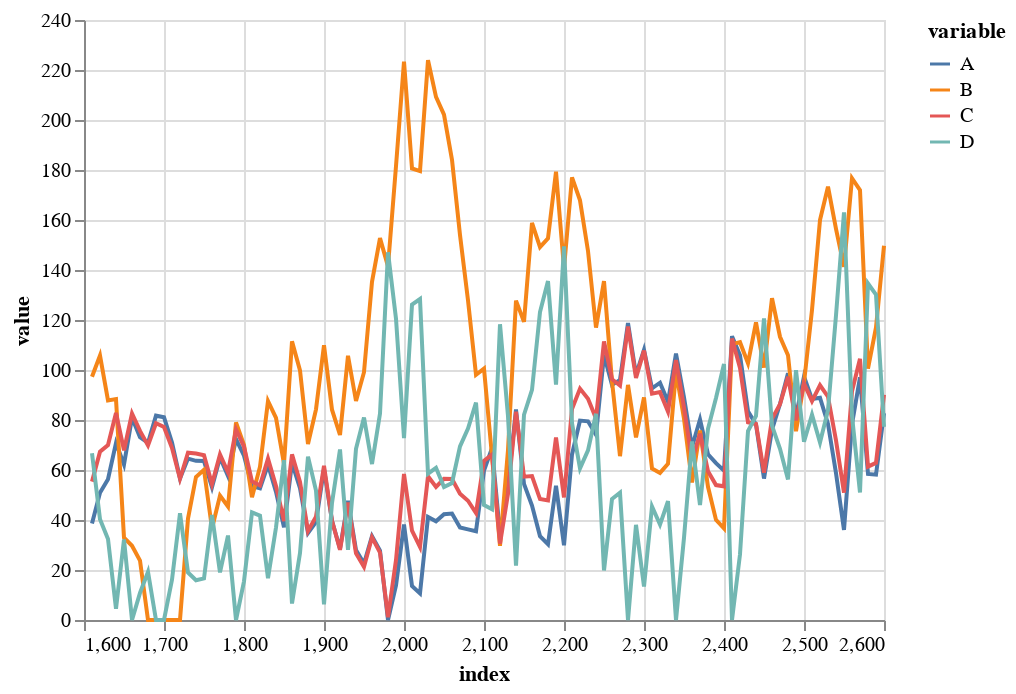

Notebook source saved alongside this figure:
### Code cell
alt.Chart(Sdfg).mark_line().encode(
  alt.X('index:Q'),
  alt.Y('value:Q'),
  alt.Color('variable:N')
)

### Figure 1 — Vega-Lite specification as saved in the notebook (floating-point values rounded to 4 significant figures; data arrays with more than 128 entries replaced by an {"elided": "..."} marker saying what was removed)
{"config": {"view": {"continuousWidth": 400, "continuousHeight": 300}}, "data": {"name": "data-9c6bc869b4baed86c06859d0c3cf3eb1"}, "mark": "line", "encoding": {"color": {"type": "nominal", "field": "variable"}, "x": {"type": "quantitative", "field": "index"}, "y": {"type": "quantitative", "field": "value"}}, "$schema": "https://vega.github.io/schema/vega-lite/v4.8.1.json", "datasets": {"data-9c6bc869b4baed86c06859d0c3cf3eb1": {"elided": "400 records"}}}
